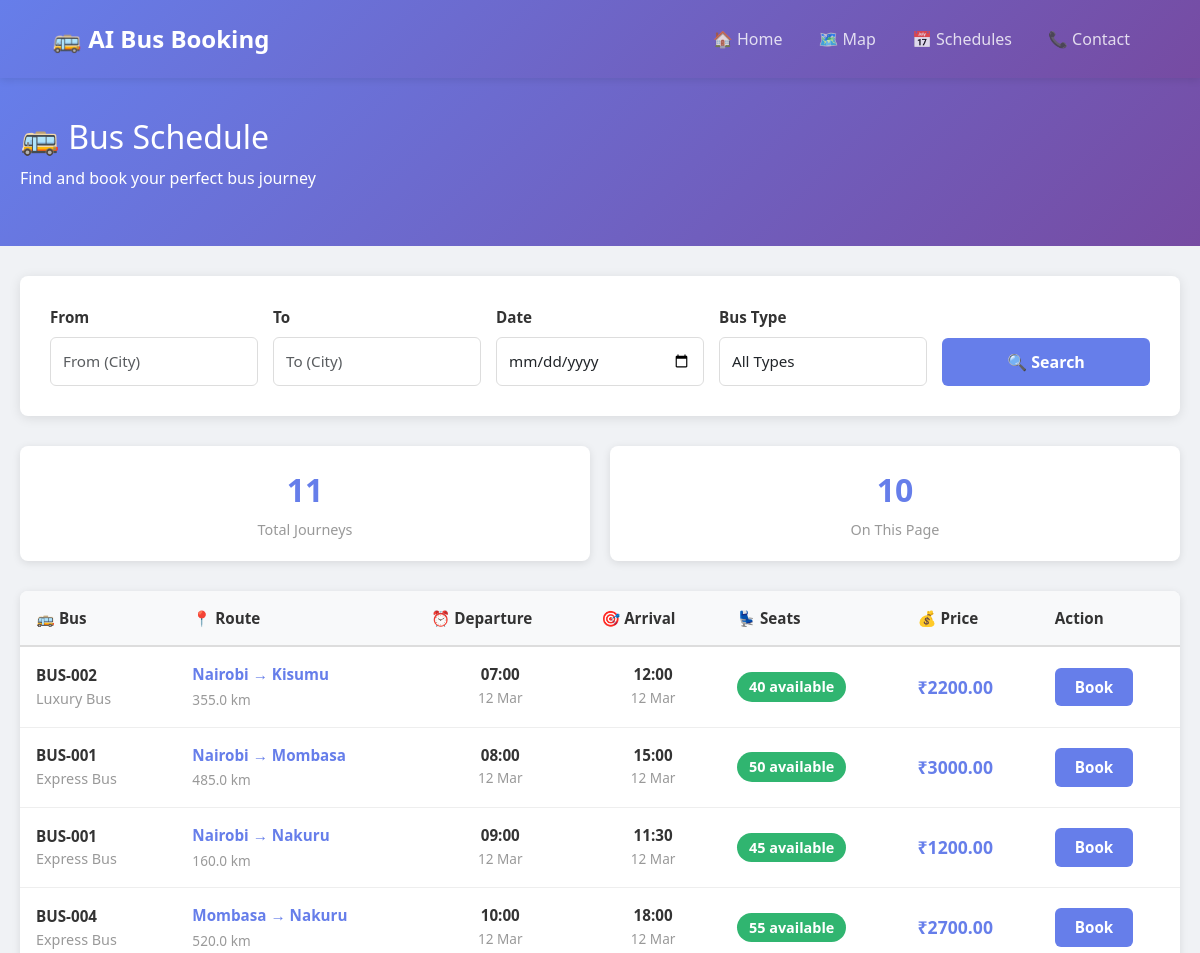
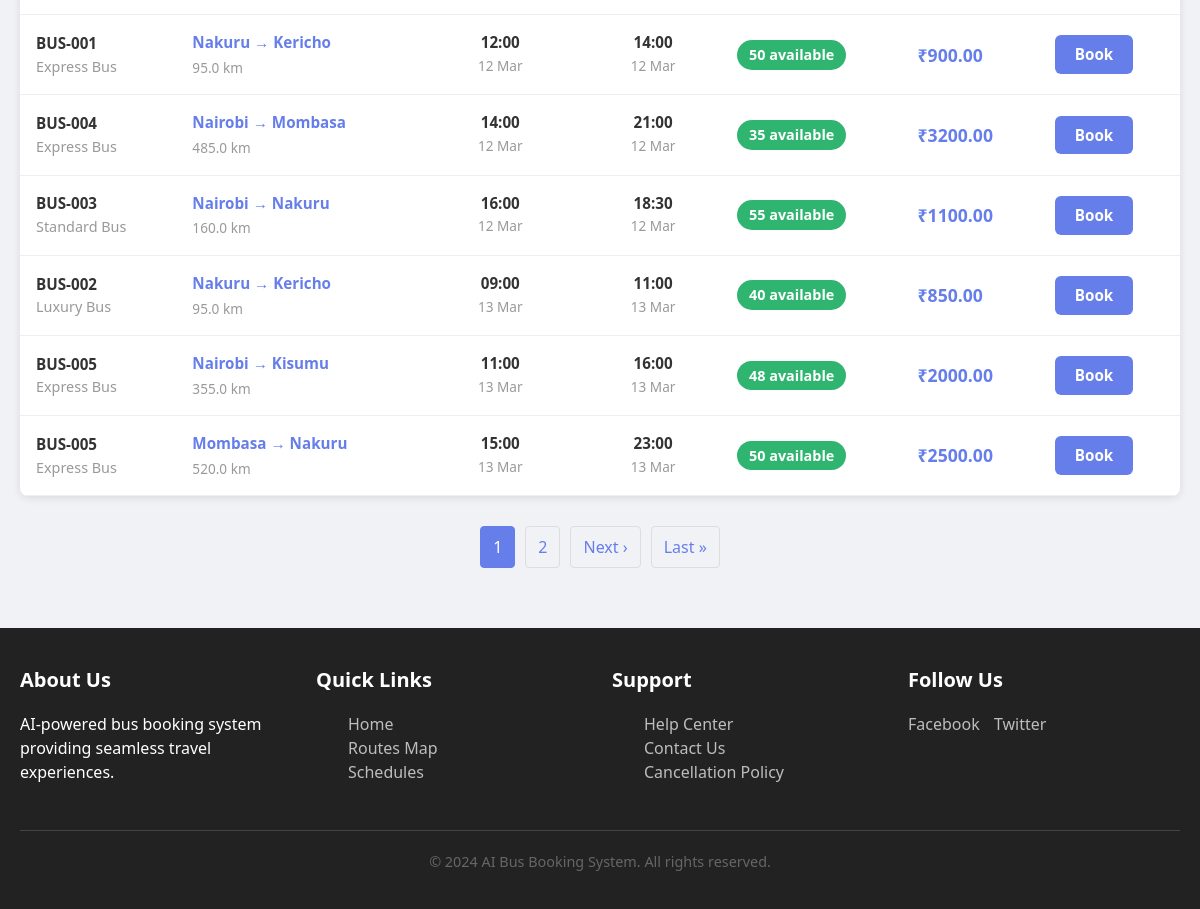
Page /schedule/ on the committed database (2 pictures, top to bottom).
### booking/models.py (models this page shows, shortened)
class BusJourney(models.Model):
    STATUS_CHOICES = [
        ('scheduled', 'Scheduled'),
        ('in_transit', 'In Transit'),
        ('completed', 'Completed'),
        ('cancelled', 'Cancelled'),
    ]
    bus = models.ForeignKey(Bus, on_delete=models.CASCADE, related_name='journeys')
    route = models.ForeignKey(Route, on_delete=models.CASCADE, related_name='journeys')
    departure_time = models.DateTimeField()
    arrival_time = models.DateTimeField()
    available_seats = models.IntegerField()
    status = models.CharField(max_length=20, choices=STATUS_CHOICES, default='scheduled')
    current_lat = models.FloatField(default=0.0)
    current_lng = models.FloatField(default=0.0)
    price_per_seat = models.DecimalField(max_digits=10, decimal_places=2)
    created_at = models.DateTimeField(auto_now_add=True)
    class Meta:
        ordering = ['-departure_time']
    @property
    def booked_seats(self):
        return self.booking_set.aggregate(models.Sum('seats'))['seats__sum'] or 0
    @property
    def remaining_seats(self):
        return self.available_seats - self.booked_seats

class Bus(models.Model):
    BUS_TYPE_CHOICES = [
        ('standard', 'Standard Bus'),
        ('express', 'Express Bus'),
        ('luxury', 'Luxury Bus'),
    ]
    bus_number = models.CharField(max_length=50, unique=True)
    name = models.CharField(max_length=100)
    capacity = models.IntegerField()
    bus_type = models.CharField(max_length=20, choices=BUS_TYPE_CHOICES, default='standard')
    license_plate = models.CharField(max_length=50, unique=True)
    manufacturer = models.CharField(max_length=100, blank=True)
    year = models.IntegerField(blank=True, null=True)
    is_active = models.BooleanField(default=True)
    created_at = models.DateTimeField(auto_now_add=True)
    class Meta:
        ordering = ['bus_number']

class Route(models.Model):
    origin = models.CharField(max_length=100)
    destination = models.CharField(max_length=100)
    origin_lat = models.FloatField(default=0.0)
    origin_lng = models.FloatField(default=0.0)
    destination_lat = models.FloatField(default=0.0)
    destination_lng = models.FloatField(default=0.0)
    distance_km = models.FloatField(default=0.0)
    duration = models.DurationField(default=timedelta(hours=1))
    base_fare = models.DecimalField(max_digits=10, decimal_places=2, default=0.0)
    buses = models.ManyToManyField(Bus, related_name='routes')
    is_active = models.BooleanField(default=True)
    created_at = models.DateTimeField(auto_now_add=True)
    class Meta:
        ordering = ['origin', 'destination']

### booking/views.py (the view, shortened to what this page needs)
# urls.py: path('schedule/', views.schedule_list, name='schedule_list'),
def schedule_list(request):
    form = ScheduleSearchForm(request.GET or None)
    journeys = BusJourney.objects.filter(
        status='scheduled',
        departure_time__gte=datetime.now()
    ).select_related('bus', 'route').order_by('departure_time')
    paginator = Paginator(journeys, 10)
    page_number = request.GET.get('page')
    page_obj = paginator.get_page(page_number)
    context = {
        'form': form,
        'page_obj': page_obj,
        'journeys': page_obj,
    }
    return render(request, 'booking/schedule.html', context)

### booking/forms.py
class ScheduleSearchForm(forms.Form):
    origin = forms.CharField(
        max_length=100,
        widget=forms.TextInput(attrs={
            'class': 'form-control',
            'placeholder': 'From (City)',
            'autocomplete': 'off'
        })
    )
    destination = forms.CharField(
        max_length=100,
        widget=forms.TextInput(attrs={
            'class': 'form-control',
            'placeholder': 'To (City)',
            'autocomplete': 'off'
        })
    )
    departure_date = forms.DateField(
        widget=forms.DateInput(attrs={
            'class': 'form-control',
            'type': 'date',
            'min': datetime.now().date()
        })
    )
    bus_type = forms.ChoiceField(
        required=False,
        choices=[('', 'All Types')] + list(Bus.BUS_TYPE_CHOICES),
        widget=forms.Select(attrs={'class': 'form-control'})
    )

### booking/templates/booking/schedule.html (shortened to what this page needs)
{% extends 'base.html' %}
{% load static %}
{% block content %}
<div class="schedule-header">
    <div class="container">
        <h1>🚌 Bus Schedule</h1>
        <p>Find and book your perfect bus journey</p>
    </div>
</div>
<div class="container">
    <div class="search-box">
        <form method="get" class="search-form">
            <div class="form-group">
                <label for="id_origin">From</label>
                {{ form.origin }}
            </div>
            <div class="form-group">
                <label for="id_destination">To</label>
                {{ form.destination }}
            </div>
            <div class="form-group">
                <label for="id_departure_date">Date</label>
                {{ form.departure_date }}
            </div>
            <div class="form-group">
                <label for="id_bus_type">Bus Type</label>
                {{ form.bus_type }}
            </div>
            <button type="submit" class="search-btn">🔍 Search</button>
        </form>
    </div>
    {% if page_obj %}
    <div class="schedule-stats">
        <div class="stat-card">
            <div class="stat-value">{{ page_obj.paginator.count }}</div>
            <div class="stat-label">Total Journeys</div>
        </div>
        <div class="stat-card">
            <div class="stat-value">{{ journeys|length }}</div>
            <div class="stat-label">On This Page</div>
        </div>
    </div>
    {% endif %}
    {% if page_obj %}
        {% if journeys %}
        <table class="schedule-table">
            <thead>
                <tr>
                    <th>🚌 Bus</th>
                    <th>📍 Route</th>
                    <th>⏰ Departure</th>
                    <th>🎯 Arrival</th>
                    <th>💺 Seats</th>
                    <th>💰 Price</th>
                    <th>Action</th>
                </tr>
            </thead>
            <tbody>
                {% for journey in journeys %}
                <tr>
                    <td>
                        <strong>{{ journey.bus.bus_number }}</strong><br>
                        <span style="color: #999; font-size: 0.9rem;">{{ journey.bus.get_bus_type_display }}</span>
                    </td>
                    <td>
                        <div class="route-info">
                            <div class="route-name">{{ journey.route.origin }} → {{ journey.route.destination }}</div>
                            <div class="route-distance">{{ journey.route.distance_km }} km</div>
                        </div>
                    </td>
                    <td>
                        <div class="time-info">
                            <span class="departure-time">{{ journey.departure_time|time:"H:i" }}</span>
                            <span class="time-separator">{{ journey.departure_time|date:"d M" }}</span>
                        </div>
                    </td>
                    <td>
                        <div class="time-info">
                            <span class="arrival-time">{{ journey.arrival_time|time:"H:i" }}</span>
                            <span class="time-separator">{{ journey.arrival_time|date:"d M" }}</span>
                        </div>
                    </td>
                    <td>
                        <div class="seats-info">
                            {% if journey.remaining_seats > 5 %}
                                <span class="seats-available">{{ journey.remaining_seats }} available</span>
                            {% elif journey.remaining_seats > 0 %}
                                <span class="seats-limited">{{ journey.remaining_seats }} left</span>
                            {% else %}
                                <span class="seats-unavailable">Full</span>
                            {% endif %}
                        </div>
                    </td>
                    <td>
                        <div class="price-info">₹{{ journey.price_per_seat }}</div>
                    </td>
                    <td>
                        {% if journey.remaining_seats > 0 %}
                            <a href="{% url 'booking:book_journey' journey.id %}" class="book-btn">Book</a>
                        {% else %}
                            <button class="book-btn" disabled>Sold Out</button>
                        {% endif %}
                    </td>
                </tr>
                {% endfor %}
            </tbody>
        </table>
        {% if page_obj.has_other_pages %}
        <div class="pagination">
            {% for num in page_obj.paginator.page_range %}
                {% if page_obj.number == num %}
                    <span class="current">{{ num }}</span>
                {% else %}
                    <a href="?page={{ num }}{% for key, value in request.GET.items %}{% if key != 'page' %}&{{ key }}={{ value }}{% endif %}{% endfor %}">{{ num }}</a>
                {% endif %}
            {% endfor %}
            {% if page_obj.has_next %}
                <a href="?page={{ page_obj.next_page_number }}{% for key, value in request.GET.items %}{% if key != 'page' %}&{{ key }}={{ value }}{% endif %}{% endfor %}">Next ›</a>
                <a href="?page={{ page_obj.paginator.num_pages }}{% for key, value in request.GET.items %}{% if key != 'page' %}&{{ key }}={{ value }}{% endif %}{% endfor %}">Last »</a>
            {% endif %}
        </div>
        {% endif %}
        {% else %}
        <div class="no-results">
            <h3>😞 No journeys found</h3>
            <p>Try adjusting your search criteria</p>
        </div>
        {% endif %}
    {% else %}
    <div class="no-results">
        <h3>🔍 Search for available buses</h3>
        <p>Enter your departure and destination cities to see available buses</p>
    </div>
    {% endif %}
</div>
{% endblock %}

### booking/templates/base.html (style rules this page uses)
:root { --primary: #667eea; --secondary: #764ba2; --success: #30b570; --warning: #ff9800; --danger: #FF6B6B; --info: #4ECDC4; --light: #f8f9fa; --dark: #333; }
* { margin: 0; padding: 0; box-sizing: border-box; }
body { font-family: 'Segoe UI', Tahoma, Geneva, Verdana, sans-serif; background: #f0f2f5; color: #333; }
.container { max-width: 1200px; margin: 0 auto; padding: 0 20px; }
.form-control, .form-select { border: 1px solid #ddd; border-radius: 6px; padding: 10px 15px; transition: border-color 0.3s ease; }

### booking/templates/booking/schedule.html (style rules this page uses)
.schedule-header { background: linear-gradient(135deg, #667eea 0%, #764ba2 100%); color: white; padding: 40px 0; margin-bottom: 30px; }
.schedule-header h1 { font-size: 2rem; margin-bottom: 10px; }
.search-box { background: white; padding: 30px; border-radius: 8px; box-shadow: 0 2px 12px rgba(0,0,0,0.1); margin-bottom: 30px; }
.search-form { display: grid; grid-template-columns: repeat(auto-fit, minmax(200px, 1fr)); gap: 15px; }
.form-group { display: flex; flex-direction: column; }
.form-group label { font-weight: 600; margin-bottom: 8px; color: #333; font-size: 0.95rem; }
.form-group input, .form-group select { padding: 12px; border: 1px solid #ddd; border-radius: 6px; font-size: 0.95rem; transition: border-color 0.3s ease; }
.search-btn { background: #667eea; color: white; border: none; padding: 12px 30px; border-radius: 6px; font-weight: 600; cursor: pointer; transition: background 0.3s ease; align-self: flex-end; }
.schedule-table { width: 100%; border-collapse: collapse; background: white; border-radius: 8px; overflow: hidden; box-shadow: 0 2px 8px rgba(0,0,0,0.1); margin-bottom: 30px; }
.schedule-table thead { background: #f8f9fa; border-bottom: 2px solid #ddd; }
.schedule-table th { padding: 16px; text-align: left; font-weight: 600; color: #333; font-size: 0.95rem; }
.schedule-table td { padding: 16px; border-bottom: 1px solid #eee; font-size: 0.95rem; }
.route-info { display: flex; flex-direction: column; }
.route-name { font-weight: 600; color: #667eea; margin-bottom: 4px; }
.route-distance { color: #999; font-size: 0.85rem; }
.time-info { display: flex; flex-direction: column; align-items: center; }
.departure-time, .arrival-time { font-weight: 600; color: #333; }
.time-separator { color: #999; font-size: 0.85rem; margin: 2px 0; }
.seats-info { display: flex; align-items: center; gap: 8px; }
.seats-available { background: #30b570; color: white; padding: 4px 12px; border-radius: 20px; font-weight: 600; font-size: 0.9rem; }
.price-info { font-weight: 600; color: #667eea; font-size: 1.1rem; }
.book-btn { background: #667eea; color: white; border: none; padding: 8px 20px; border-radius: 6px; cursor: pointer; font-weight: 600; transition: background 0.3s ease; text-decoration: none; display: inline-block; }
.pagination { display: flex; justify-content: center; gap: 10px; margin-top: 30px; }
.pagination a, .pagination span { padding: 8px 12px; border: 1px solid #ddd; border-radius: 4px; text-decoration: none; color: #667eea; }
.pagination .current { background: #667eea; color: white; border-color: #667eea; }
.schedule-stats { display: grid; grid-template-columns: repeat(auto-fit, minmax(200px, 1fr)); gap: 20px; margin-bottom: 30px; }
.stat-card { background: white; padding: 20px; border-radius: 8px; box-shadow: 0 2px 8px rgba(0,0,0,0.1); text-align: center; }
.stat-value { font-size: 2rem; font-weight: 700; color: #667eea; }
.stat-label { color: #999; font-size: 0.9rem; margin-top: 5px; }

### rows in the picture
BusJourney: bus.bus_number "BUS-002", bus.bus_type "Luxury Bus", route.origin "Nairobi", route.destination "Kisumu", route.distance_km "355.0", departure_time "07:00", departure_time "12 Mar", arrival_time "12:00", arrival_time "12 Mar", remaining_seats "40", price_per_seat "2200.00", shows "Book"
BusJourney: bus.bus_number "BUS-001", bus.bus_type "Express Bus", route.origin "Nairobi", route.destination "Mombasa", route.distance_km "485.0", departure_time "08:00", departure_time "12 Mar", arrival_time "15:00", arrival_time "12 Mar", remaining_seats "50", price_per_seat "3000.00", shows "Book"
BusJourney: bus.bus_number "BUS-001", bus.bus_type "Express Bus", route.origin "Nairobi", route.destination "Nakuru", route.distance_km "160.0", departure_time "09:00", departure_time "12 Mar", arrival_time "11:30", arrival_time "12 Mar", remaining_seats "45", price_per_seat "1200.00", shows "Book"
BusJourney: bus.bus_number "BUS-004", bus.bus_type "Express Bus", route.origin "Mombasa", route.destination "Nakuru", route.distance_km "520.0", departure_time "10:00", departure_time "12 Mar", arrival_time "18:00", arrival_time "12 Mar", remaining_seats "55", price_per_seat "2700.00", shows "Book"
BusJourney: bus.bus_number "BUS-001", bus.bus_type "Express Bus", route.origin "Nakuru", route.destination "Kericho", route.distance_km "95.0", departure_time "12:00", departure_time "12 Mar", arrival_time "14:00", arrival_time "12 Mar", remaining_seats "50", price_per_seat "900.00", shows "Book"
BusJourney: bus.bus_number "BUS-004", bus.bus_type "Express Bus", route.origin "Nairobi", route.destination "Mombasa", route.distance_km "485.0", departure_time "14:00", departure_time "12 Mar", arrival_time "21:00", arrival_time "12 Mar", remaining_seats "35", price_per_seat "3200.00", shows "Book"
BusJourney: bus.bus_number "BUS-003", bus.bus_type "Standard Bus", route.origin "Nairobi", route.destination "Nakuru", route.distance_km "160.0", departure_time "16:00", departure_time "12 Mar", arrival_time "18:30", arrival_time "12 Mar", remaining_seats "55", price_per_seat "1100.00", shows "Book"
BusJourney: bus.bus_number "BUS-002", bus.bus_type "Luxury Bus", route.origin "Nakuru", route.destination "Kericho", route.distance_km "95.0", departure_time "09:00", departure_time "13 Mar", arrival_time "11:00", arrival_time "13 Mar", remaining_seats "40", price_per_seat "850.00", shows "Book"
BusJourney: bus.bus_number "BUS-005", bus.bus_type "Express Bus", route.origin "Nairobi", route.destination "Kisumu", route.distance_km "355.0", departure_time "11:00", departure_time "13 Mar", arrival_time "16:00", arrival_time "13 Mar", remaining_seats "48", price_per_seat "2000.00", shows "Book"
BusJourney: bus.bus_number "BUS-005", bus.bus_type "Express Bus", route.origin "Mombasa", route.destination "Nakuru", route.distance_km "520.0", departure_time "15:00", departure_time "13 Mar", arrival_time "23:00", arrival_time "13 Mar", remaining_seats "50", price_per_seat "2500.00", shows "Book"

### other values in the picture
{{ page_obj.paginator.count }} "11"
{{ journeys|length }} "10"
{{ num }} "1"
{{ num }} "2"
